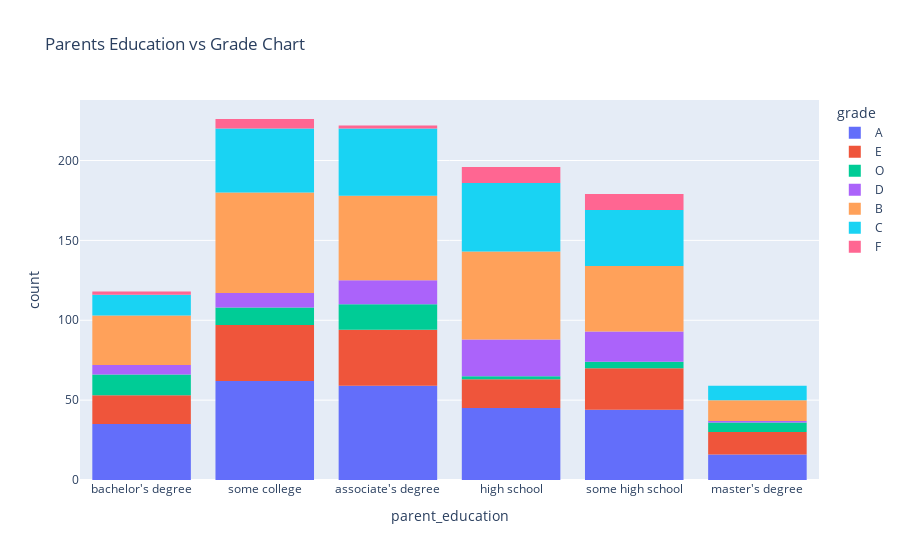

Notebook code cell kept with this figure:
### Code cell
fig = px.histogram(df,x='parent_education',color='grade',title='Parents Education vs Grade Chart')
fig.show()

### Figure 1 — Plotly figure (JSON) as saved in the notebook; plotly's stock layout.template omitted (floating-point values rounded to 4 significant figures; data arrays with more than 128 entries replaced by an {"elided": "..."} marker saying what was removed)
{"data": [{"alignmentgroup": "True", "bingroup": "x", "hovertemplate": "grade=A<br>parent_education=%{x}<br>count=%{y}<extra></extra>", "legendgroup": "A", "marker": {"color": "#636efa"}, "name": "A", "offsetgroup": "A", "orientation": "v", "showlegend": true, "type": "histogram", "x": {"elided": "261 str values"}, "xaxis": "x", "yaxis": "y"}, {"alignmentgroup": "True", "bingroup": "x", "hovertemplate": "grade=E<br>parent_education=%{x}<br>count=%{y}<extra></extra>", "legendgroup": "E", "marker": {"color": "#EF553B"}, "name": "E", "offsetgroup": "E", "orientation": "v", "showlegend": true, "type": "histogram", "x": {"elided": "146 str values"}, "xaxis": "x", "yaxis": "y"}, {"alignmentgroup": "True", "bingroup": "x", "hovertemplate": "grade=O<br>parent_education=%{x}<br>count=%{y}<extra></extra>", "legendgroup": "O", "marker": {"color": "#00cc96"}, "name": "O", "offsetgroup": "O", "orientation": "v", "showlegend": true, "type": "histogram", "x": ["master's degree", "some college", "some college", "master's degree", "bachelor's degree", "associate's degree", "some college", "associate's degree", "bachelor's degree", "some high school", "some college", "high school", "associate's degree", "some high school", "bachelor's degree", "some college", "master's degree", "associate's degree", "high school", "some college", "bachelor's degree", "associate's degree", "associate's degree", "associate's degree", "associate's degree", "some high school", "bachelor's degree", "bachelor's degree", "bachelor's degree", "some high school", "bachelor's degree", "bachelor's degree", "some college", "some college", "master's degree", "some college", "associate's degree", "some college", "associate's degree", "associate's degree", "bachelor's degree", "associate's degree", "associate's degree", "bachelor's degree", "bachelor's degree", "some college", "associate's degree", "master's degree", "associate's degree", "bachelor's degree", "associate's degree", "master's degree"], "xaxis": "x", "yaxis": "y"}, {"alignmentgroup": "True", "bingroup": "x", "hovertemplate": "grade=D<br>parent_education=%{x}<br>count=%{y}<extra></extra>", "legendgroup": "D", "marker": {"color": "#ab63fa"}, "name": "D", "offsetgroup": "D", "orientation": "v", "showlegend": true, "type": "histogram", "x": ["associate's degree", "some college", "high school", "associate's degree", "master's degree", "some college", "some college", "associate's degree", "some high school", "associate's degree", "associate's degree", "high school", "associate's degree", "some high school", "some high school", "high school", "bachelor's degree", "high school", "some high school", "some high school", "some college", "associate's degree", "some high school", "some high school", "some high school", "some college", "high school", "high school", "some high school", "some high school", "high school", "some high school", "some high school", "high school", "some high school", "associate's degree", "associate's degree", "some high school", "some high school", "high school", "some college", "high school", "bachelor's degree", "high school", "associate's degree", "associate's degree", "bachelor's degree", "associate's degree", "associate's degree", "bachelor's degree", "high school", "high school", "some college", "some college", "some high school", "some high school", "high school", "some college", "some high school", "high school", "high school", "high school", "high school", "high school", "associate's degree", "bachelor's degree", "high school", "high school", "bachelor's degree", "high school", "associate's degree", "high school", "some high school"], "xaxis": "x", "yaxis": "y"}, {"alignmentgroup": "True", "bingroup": "x", "hovertemplate": "grade=B<br>parent_education=%{x}<br>count=%{y}<extra></extra>", "legendgroup": "B", "marker": {"color": "#FFA15A"}, "name": "B", "offsetgroup": "B", "orientation": "v", "showlegend": true, "type": "histogram", "x": {"elided": "256 str values"}, "xaxis": "x", "yaxis": "y"}, {"alignmentgroup": "True", "bingroup": "x", "hovertemplate": "grade=C<br>parent_education=%{x}<br>count=%{y}<extra></extra>", "legendgroup": "C", "marker": {"color": "#19d3f3"}, "name": "C", "offsetgroup": "C", "orientation": "v", "showlegend": true, "type": "histogram", "x": {"elided": "182 str values"}, "xaxis": "x", "yaxis": "y"}, {"alignmentgroup": "True", "bingroup": "x", "hovertemplate": "grade=F<br>parent_education=%{x}<br>count=%{y}<extra></extra>", "legendgroup": "F", "marker": {"color": "#FF6692"}, "name": "F", "offsetgroup": "F", "orientation": "v", "showlegend": true, "type": "histogram", "x": ["some high school", "high school", "some high school", "some high school", "some high school", "some high school", "high school", "high school", "some college", "some college", "high school", "some college", "associate's degree", "some high school", "some high school", "some college", "associate's degree", "bachelor's degree", "some college", "high school", "high school", "some high school", "high school", "some college", "some high school", "high school", "bachelor's degree", "some high school", "high school", "high school"], "xaxis": "x", "yaxis": "y"}], "layout": {"barmode": "relative", "legend": {"title": {"text": "grade"}, "tracegroupgap": 0}, "title": {"text": "Parents Education vs Grade Chart"}, "xaxis": {"anchor": "y", "domain": [0, 1], "title": {"text": "parent_education"}}, "yaxis": {"anchor": "x", "domain": [0, 1], "title": {"text": "count"}}}}
